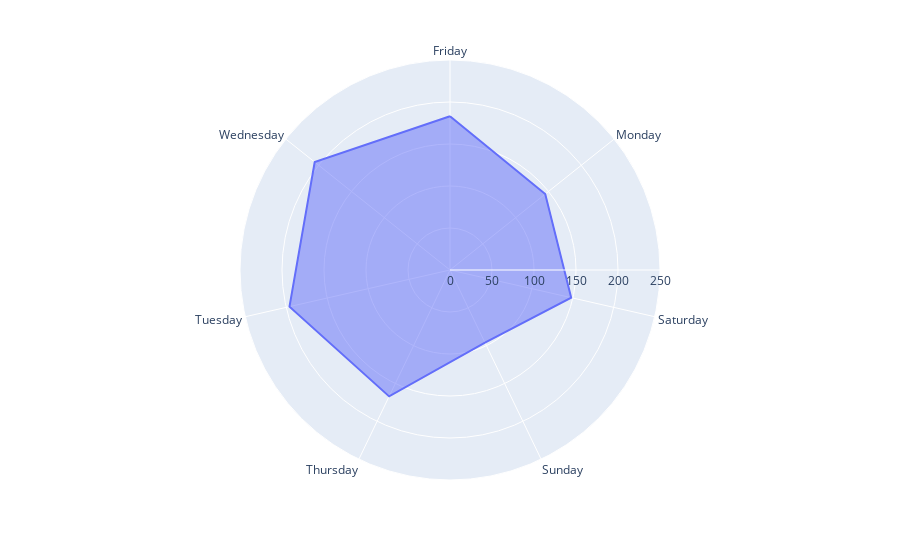

The notebook cell this image was saved under:
### Markdown cell above
# Daywise Distribution.

### Code cell
def dayofweek(i):
  l = ["Monday", "Tuesday", "Wednesday", "Thursday", "Friday", "Saturday", "Sunday"]
  return l[i];
day_df=pd.DataFrame(df["Message"])
day_df['day_of_date'] = df['Date'].dt.weekday
day_df['day_of_date'] = day_df["day_of_date"].apply(dayofweek)
day_df["messagecount"] = 1
day = day_df.groupby("day_of_date").sum()
day.reset_index(inplace=True)

fig = px.line_polar(day, r='messagecount', theta='day_of_date', line_close=True)
fig.update_traces(fill='toself')
fig.update_layout(
  polar=dict(
    radialaxis=dict(
      visible=True,
      range=[0,250]
    )),
  showlegend=False
)
fig.show()

### Figure 1 — Plotly figure (JSON) as saved in the notebook; plotly's stock layout.template omitted (floating-point values rounded to 4 significant figures)
{"data": [{"fill": "toself", "hovertemplate": "messagecount=%{r}<br>day_of_date=%{theta}<extra></extra>", "legendgroup": "", "line": {"color": "#636efa", "dash": "solid"}, "mode": "lines", "name": "", "r": [183, 145, 148, 96, 167, 196, 206, 183], "showlegend": false, "subplot": "polar", "theta": ["Friday", "Monday", "Saturday", "Sunday", "Thursday", "Tuesday", "Wednesday", "Friday"], "type": "scatterpolar"}], "layout": {"legend": {"tracegroupgap": 0}, "margin": {"t": 60}, "polar": {"angularaxis": {"direction": "clockwise", "rotation": 90}, "domain": {"x": [0, 1], "y": [0, 1]}, "radialaxis": {"range": [0, 250], "visible": true}}, "showlegend": false}}
